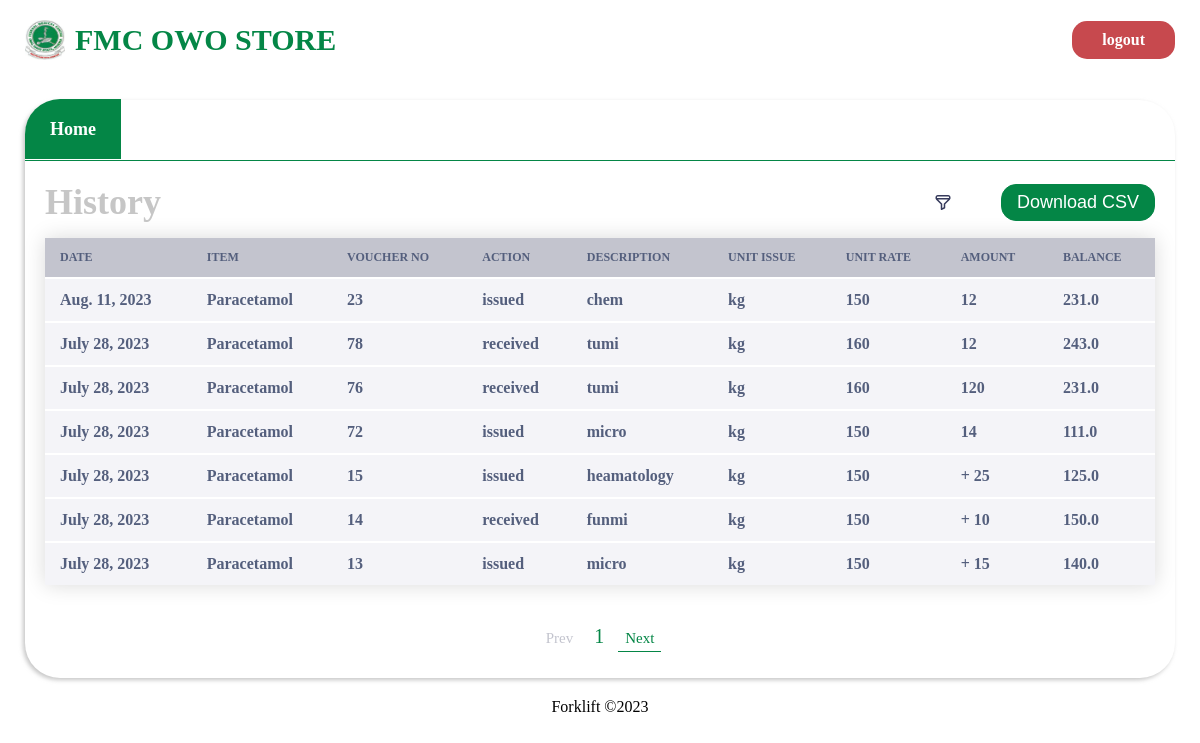
The app's page /history/paracetamol (signed in) with its own data.
### store/models.py (models this page shows)
class History(models.Model):
    DEPT = (("MH", "microhistory"),
            ("HM", "heamhistory"),
            ("CH", "chemhistory"),
            ("HH", "histohistory")
            )
    item_id = models.CharField(max_length=500)
    date_created = models.DateTimeField(auto_now=True)
    dateCreated = models.DateField(auto_now=True)
    item_name = models.CharField(max_length=500)
    voucher_no = models.CharField(max_length=50, blank=True, null=True)
    description = models.CharField(max_length=500, null=True, blank=True)
    action = models.CharField(max_length=200,blank=True,null=True)
    amount = models.CharField(max_length=500)
    bal = models.CharField(max_length=500, null=True, blank=True)
    unit_issue = models.CharField(max_length=200, null=True, blank=True)
    unit_rate = models.CharField(max_length=200, null=True, blank=True)
    slug = models.SlugField(max_length=2000, null=True, blank=True)

### store/views.py (the view, shortened to what this page needs)
# urls.py: path('history', views.history, name='dept_history'),
@login_required
def history(request, item=""):
    history = History.objects.all()
    item_name_input = request.GET.get('item_name')
    description = request.GET.get('description')
    issue_unit = request.GET.get('issue_unit')
    min_date_string = request.GET.get('min_date')
    max_date_string = request.GET.get('max_date')
    action = request.GET.get('action')
    if item != "":
        history = history.filter(slug=item)
    history = history.order_by('-date_created')
    history = history.values()
    p = Paginator(history, 7)
    page_number = request.GET.get('page')
    try:
        page_obj = p.get_page(page_number)  # returns the desired page object
    except PageNotAnInteger:
        page_obj = p.page(1)
    except EmptyPage:
        page_obj = p.page(p.num_pages)
    acts = ["issued","received", "removed", "added"]
    context = {'page_obj': page_obj, "actions": acts}
    return render(request, 'history.html', context)

### templates/history.html (shortened to what this page needs)
{% load static %}
<!DOCTYPE html>
<html lang="en">
<head>
    <link href="{% static './css/history.css' %}" rel="stylesheet">
</head>
<body>
    <header>
        <a href="{% url 'store:index' %}" class="header_wrapper">
            <img src="{% static './assets/fmc_owo_logo.jpg' %}" alt="">
            <h1>FMC OWO STORE</h1>
        </a>
        {% if user.is_authenticated %}
        <span class="logout"><a href="{% url 'store:logout' %}">logout</a></span>
        {% else %}
        <span class="login"><a href="{% url 'store:login' %}">login</a></span>
        {% endif %}
    </header>
    <main>
        <section class="hero">
            <div class="dept_nav">
                <a href="/"><span class="active1">Home</span></a>
            </div>
            <div class="card_wrapper">
                <div class="header_div">
                    <h3>History</h3>
                    <div class="wrapper">
                        <img onclick="showFilterModal()" src="{% static './assets/filterIcon.svg' %}""" alt="">
                        <form method="post" action="/history">
                            <button type="submit">Download CSV</button>
                        </form>
                    </div>
                </div>
                <div class="items_wrapper">
                    <table>
                        <thead>
                            <tr>
                                <th>Date</th>
                                <th>Item</th>
                                <th>Voucher no</th>
                                <th>Action</th>
                                <th>Description</th>
                                <th>Unit issue</th>
                                <th>Unit Rate</th>
                                <th>Amount</th>
                                <th>Balance</th>
                            </tr>
                        </thead>
                        <tbody>
                            {% for hist in page_obj.object_list %}
                                <tr>
                                    <td>{{hist.dateCreated}}</td>
                                    <td>{{hist.item_name}}</td>
                                    <td>{{hist.voucher_no}}</td>
                                    <td>{{hist.action}}</td>
                                    <td>{{hist.description}}</td>
                                    <td>{{hist.unit_issue}}</td>
                                    <td>{{hist.unit_rate}}</td>
                                    <td>{{hist.amount}}</td>
                                    <td>{{hist.bal}}</td>
                                </tr>
                            {% endfor %}
                        </tbody>
                    </table>
                    <center>
                        {%if page_obj.has_previous %}
                            <a class="active" href="?page={{page_obj.previous_page_number}}">Prev</a>
                        {% else %}
                            <a>Prev</a>
                        {% endif %}
                            <span>{{page_obj.number}}</span>
                        {%if page_obj.has_next %}
                            <a class="active" href="?page={{page_obj.next_page_number}}">Next</a>
                        {% else %}
                            <a>Next</a>
                        {% endif %}
                    </center>
                </div>
            </div>
        </section>
    </main>
    <footer>
        <Span>Forklift &copy2023</Span>
    </footer>
</body>
</html>

### static/css/history.css (style rules this page uses)
* { margin: 0; }
header { padding: 20px 25px; display: flex; flex-direction: row; justify-content: space-between; align-items: center; }
header .header_wrapper { display: flex; flex-direction: row; align-items: center; text-decoration: none; }
header .header_wrapper img { width: 40px; height: 40px; }
header .header_wrapper h1 { font-size: 30px; font-weight: 900; color: rgb(4, 134, 70); margin-left: 10px; }
header span { background-color: rgb(4, 134, 70); padding: 10px 30px; border-radius: 15px; transition: all 0.3s ease; }
header span.logout { background-color: rgb(199, 73, 78); }
header span a { text-decoration: none; color: white; font-size: 16px; font-weight: 700; }
main { display: flex; flex-direction: row; justify-content: space-between; padding: 20px 25px; }
section.hero { width: 100%; min-height: 460px; border-radius: 35px; padding-bottom: 10px; box-shadow: -2px 2px 4px #AAAA; }
section.hero .dept_nav { border-bottom: 1px solid rgb(4, 134, 70); padding: 19px 0px 20px 0px; }
section.hero .dept_nav a span { padding: 20px 25px; color: #AAAA; font-size: 18px; font-weight: 700; }
section.hero .dept_nav a { text-decoration: none; color: #AAAA; }
section.hero .dept_nav a span.active1 { border-top-left-radius: 35px; background-color: rgb(4, 134, 70); color: white; }
section.hero .card_wrapper { padding: 20px 20px; }
section.hero .card_wrapper .header_div { display: flex; justify-content: space-between; align-items: center; }
section.hero .card_wrapper .header_div h3 { font-size: 36px; color: #AAAA; text-transform: capitalize; }
section.hero .card_wrapper .header_div .wrapper { display: flex; flex-direction: row; align-items: center; justify-content: space-between; width: 220px; }
section.hero .card_wrapper .header_div .wrapper img { cursor: pointer; }
section.hero .card_wrapper .header_div .wrapper form button { font-size: 18px; border: 1px solid rgb(4, 134, 70); padding: 7px 15px; background: rgb(4, 134, 70); border-radius: 15px; color: white; cursor: pointer; }
.card_wrapper table { border-collapse: collapse; margin: 15px 0; font-size: 14px; font-weight: 400; color: #545F7D; min-width: 100%; background-color: #ffff; box-shadow: 0 0 20px rgba(0, 0, 0, 0.15); }
.card_wrapper table thead { background: #C3C4CE; border-radius: 15px; }
.card_wrapper table thead tr { text-align: left; border-radius: 15px !important; }
.card_wrapper table thead tr th { padding: 12px 15px; text-transform: uppercase; font-size: 12px; }
.card_wrapper table tbody { background-color: #F4F4F8; }
.card_wrapper table tbody tr { background-color: #F4F4F8; border-top: 2px solid #ffff; }
.card_wrapper table tbody tr td { padding: 12px 15px; font-size: 16px; font-weight: 600; position: relative; }
.card_wrapper center { margin-top: 40px; }
.card_wrapper center a { text-decoration: none; color: #C3C4CE; font-size: 15px; padding: 5px 7px; }
.card_wrapper center a.active { border-bottom: 1px solid rgb(4, 134, 70); color: rgb(4, 134, 70); }
.card_wrapper center span { text-decoration: none; color: rgb(4, 134, 70); font-size: 20px; margin: 0 10px; }
footer { text-align: center; }

### records on screen
History: dateCreated "Aug. 11, 2023", item_name "Paracetamol", voucher_no "23", action "issued", description "chem", unit_issue "kg", unit_rate "150", amount "12", bal "231.0"
History: dateCreated "July 28, 2023", item_name "Paracetamol", voucher_no "78", action "received", description "tumi", unit_issue "kg", unit_rate "160", amount "12", bal "243.0"
History: dateCreated "July 28, 2023", item_name "Paracetamol", voucher_no "76", action "received", description "tumi", unit_issue "kg", unit_rate "160", amount "120", bal "231.0"
History: dateCreated "July 28, 2023", item_name "Paracetamol", voucher_no "72", action "issued", description "micro", unit_issue "kg", unit_rate "150", amount "14", bal "111.0"
History: dateCreated "July 28, 2023", item_name "Paracetamol", voucher_no "15", action "issued", description "heamatology", unit_issue "kg", unit_rate "150", amount "+ 25", bal "125.0"
History: dateCreated "July 28, 2023", item_name "Paracetamol", voucher_no "14", action "received", description "funmi", unit_issue "kg", unit_rate "150", amount "+ 10", bal "150.0"
History: dateCreated "July 28, 2023", item_name "Paracetamol", voucher_no "13", action "issued", description "micro", unit_issue "kg", unit_rate "150", amount "+ 15", bal "140.0"

### other values on screen
{{ page_obj.number }} "1"
